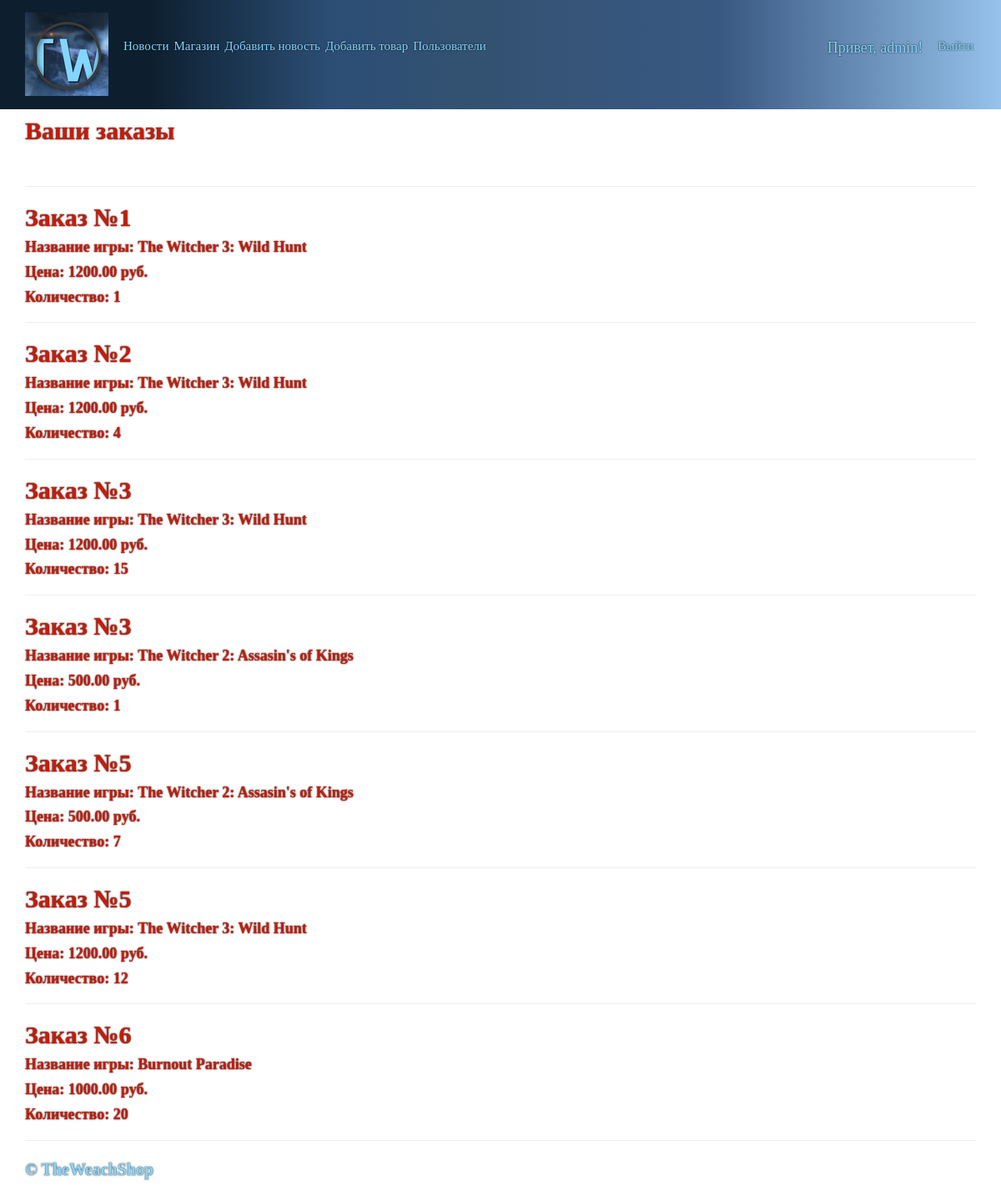
The page /my_orders/ (signed in) on the database its author committed.
### orders/models.py (models this page shows, shortened)
class OrderItem(models.Model):
    order = models.ForeignKey(Order, related_name='items', verbose_name = 'Заказ')
    game = models.ForeignKey(Game, related_name='order_items', verbose_name = 'Игра')
    price = models.DecimalField(max_digits=10, decimal_places=2, verbose_name = 'Цена')
    quantity = models.PositiveIntegerField(default=1, verbose_name = 'Количество')
    class Meta:
        verbose_name = 'Предмет заказа'
        verbose_name_plural = 'Предметы заказа'

### app/models.py (models this page shows, shortened)
class Game(models.Model):
    category = models.ForeignKey(Category, related_name='games', verbose_name = "Жанр")
    name = models.CharField(max_length=200, db_index=True, verbose_name = "Название")
    slug = models.SlugField(max_length=200, db_index=True, verbose_name = "Слаг")
    image = models.ImageField(upload_to='games/%Y/%m/%d', blank=True, verbose_name = "Изображение")
    description = models.TextField(blank=True, verbose_name = "Описание")
    price = models.DecimalField(max_digits=10, decimal_places=2, verbose_name = "Цена")
    stock = models.PositiveIntegerField(verbose_name = "Количество")
    available = models.BooleanField(default=True, verbose_name = "Доступнен")
    created = models.DateTimeField(auto_now_add=True, verbose_name = "Создан")
    updated = models.DateTimeField(auto_now=True, verbose_name = "Обновлен")
    class Meta:
        ordering = ('name',)
        index_together = (('id', 'slug'),)
        verbose_name = 'Игра'
        verbose_name_plural = 'Игры'
    def __str__(self):
        return self.name

### app/views.py (the view)
# urls.py: url(r'^my_orders/$', views.my_orders, name='my_orders'),
def my_orders(request):
    if Order.objects.filter(nickname=request.user):
        game_ordered = OrderItem.objects.filter(order__nickname=request.user)
        assert isinstance(request, HttpRequest)
        return render(
            request,
            'app/my_orders.html', {'title':'Заказы','game_ordered': game_ordered,}
            )
    else:
        return redirect('empty')

### cart/context_processors.py (called while the page is built)
def cart(request):
    return {'cart': Cart(request)}

### app/templates/app/my_orders.html
﻿{% extends "app/layout.html" %}
{% block content %}
<h2>Ваши заказы</h2> <br />
{% for item in game_ordered %}
<hr />
<div class=" ">
    <h2> Заказ №{{item.order_id}}</h2>
    <h4> Название игры: {{item.game}}</h4>
    <h4> Цена: {{item.price}} руб.</h4>
    <h4> Количество: {{item.quantity}}</h4>
</div>
{% endfor %}
{% endblock %}

### app/templates/app/loginpartial.html (shortened to what this page needs)
﻿{% if user.is_authenticated %}
<form id="logoutForm" action="/logout" method="post" class="navbar-right">
    <ul class="nav navbar-nav navbar-right">
        <li><span class="navbar-brand">Привет, {{ user.username }}!</span></li>
        <li><a href="javascript:document.getElementById('logoutForm').submit()">Выйти</a></li>
    </ul>
</form>
{% else %}
<ul class="nav navbar-nav navbar-right">
    <li><a href="{% url 'login' %}">Войти на сайт</a></li>
</ul>
{% endif %}

### app/static/app/content/site.css (style rules this page uses)
body { padding-top: 100px; padding-bottom: 20px; }

### rows shown on the page
OrderItem: order_id "1", game "The Witcher 3: Wild Hunt", price "1200.00", quantity "1"
OrderItem: order_id "2", game "The Witcher 3: Wild Hunt", price "1200.00", quantity "4"
OrderItem: order_id "3", game "The Witcher 3: Wild Hunt", price "1200.00", quantity "15"
OrderItem: order_id "3", game "The Witcher 2: Assasin's of Kings", price "500.00", quantity "1"
OrderItem: order_id "5", game "The Witcher 2: Assasin's of Kings", price "500.00", quantity "7"
OrderItem: order_id "5", game "The Witcher 3: Wild Hunt", price "1200.00", quantity "12"
OrderItem: order_id "6", game "Burnout Paradise", price "1000.00", quantity "20"

### other values the page prints
{{ user.username }} "admin"
